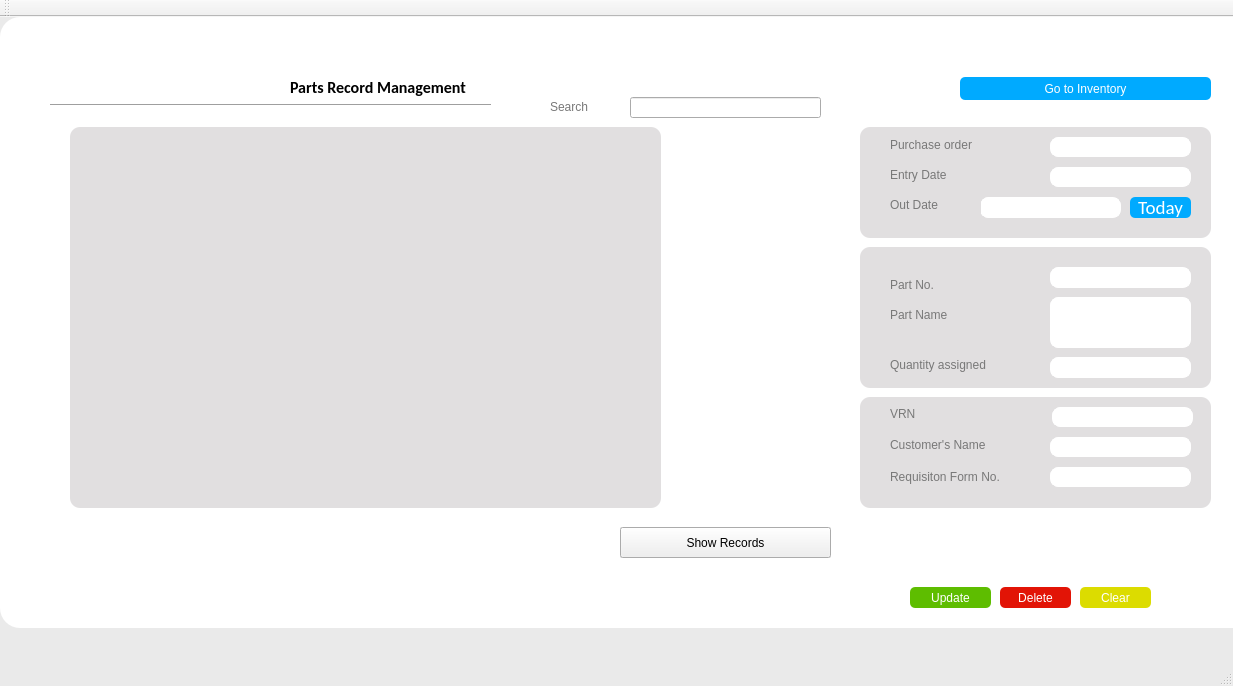
<?xml version="1.0" encoding="UTF-8"?>
<ui version="4.0">
 <class>partspro</class>
 <widget class="QMainWindow" name="partspro">
  <property name="geometry">
   <rect>
    <x>0</x>
    <y>0</y>
    <width>1233</width>
    <height>686</height>
   </rect>
  </property>
  <property name="windowTitle">
   <string>partspro</string>
  </property>
  <property name="styleSheet">
   <string notr="true">#partspro
{
background-color: rgb(234, 234, 234);
}
</string>
  </property>
  <widget class="QWidget" name="centralWidget">
   <widget class="QGroupBox" name="maingroupbox">
    <property name="geometry">
     <rect>
      <x>0</x>
      <y>0</y>
      <width>1281</width>
      <height>611</height>
     </rect>
    </property>
    <property name="autoFillBackground">
     <bool>false</bool>
    </property>
    <property name="styleSheet">
     <string notr="true">#maingroupbox{
border: 1px black;
border-radius: 20px;
background: white;
;
border-color:black;
;

font: 12pt &quot;Calibri&quot;;}</string>
    </property>
    <property name="title">
     <string/>
    </property>
    <widget class="QTableView" name="tableView">
     <property name="geometry">
      <rect>
       <x>70</x>
       <y>110</y>
       <width>591</width>
       <height>381</height>
      </rect>
     </property>
     <property name="styleSheet">
      <string notr="true">QTableView#tableView

{

 
	font: 12pt &quot;Calibri&quot;;
	background-color: rgb(225, 223, 224);
	border-radius: 10px;
}
</string>
     </property>
    </widget>
    <widget class="QGroupBox" name="groupBox_2">
     <property name="geometry">
      <rect>
       <x>860</x>
       <y>110</y>
       <width>351</width>
       <height>111</height>
      </rect>
     </property>
     <property name="styleSheet">
      <string notr="true">background:rgb(225, 223, 224);
border-radius: 10px</string>
     </property>
     <property name="title">
      <string/>
     </property>
     <widget class="QLabel" name="label_3">
      <property name="geometry">
       <rect>
        <x>30</x>
        <y>40</y>
        <width>121</width>
        <height>16</height>
       </rect>
      </property>
      <property name="styleSheet">
       <string notr="true">font: 12pt &quot;Calibri&quot; ;
color: rgb(120, 120, 120);
padding-bottom: 0;</string>
      </property>
      <property name="text">
       <string>Entry Date</string>
      </property>
     </widget>
     <widget class="QLineEdit" name="EdatelineEdit_3">
      <property name="geometry">
       <rect>
        <x>190</x>
        <y>40</y>
        <width>141</width>
        <height>20</height>
       </rect>
      </property>
      <property name="styleSheet">
       <string notr="true">
background:white;
font: 12pt &quot;Calibri&quot;;
padding: 1px;
border-style: solid;
border: 1px solid white;
border-radius: 8px;</string>
      </property>
     </widget>
     <widget class="QLineEdit" name="OdatelineEdit_4">
      <property name="geometry">
       <rect>
        <x>120</x>
        <y>70</y>
        <width>141</width>
        <height>21</height>
       </rect>
      </property>
      <property name="styleSheet">
       <string notr="true">
background:white;
font: 12pt &quot;Calibri&quot;;
padding: 1px;
border-style: solid;
border: 1px solid white;
border-radius: 8px;</string>
      </property>
     </widget>
     <widget class="QLabel" name="label_4">
      <property name="geometry">
       <rect>
        <x>30</x>
        <y>70</y>
        <width>91</width>
        <height>16</height>
       </rect>
      </property>
      <property name="styleSheet">
       <string notr="true">font: 12pt &quot;Calibri&quot; ;
color: rgb(120, 120, 120);
padding-bottom: 0;</string>
      </property>
      <property name="text">
       <string>Out Date</string>
      </property>
     </widget>
     <widget class="QLineEdit" name="porderlineEdit_2">
      <property name="geometry">
       <rect>
        <x>190</x>
        <y>10</y>
        <width>141</width>
        <height>20</height>
       </rect>
      </property>
      <property name="styleSheet">
       <string notr="true">
background:white;
font: 12pt &quot;Calibri&quot;;
padding: 1px;
border-style: solid;
border: 1px solid white;
border-radius: 8px;</string>
      </property>
     </widget>
     <widget class="QLabel" name="label_8">
      <property name="geometry">
       <rect>
        <x>30</x>
        <y>10</y>
        <width>121</width>
        <height>16</height>
       </rect>
      </property>
      <property name="styleSheet">
       <string notr="true">font: 12pt &quot;Calibri&quot; ;
color: rgb(120, 120, 120);
padding-bottom: 0;</string>
      </property>
      <property name="text">
       <string>Purchase order</string>
      </property>
     </widget>
     <widget class="QPushButton" name="todaypushButton">
      <property name="geometry">
       <rect>
        <x>270</x>
        <y>70</y>
        <width>61</width>
        <height>21</height>
       </rect>
      </property>
      <property name="font">
       <font>
        <family>Calibri</family>
        <pointsize>14</pointsize>
        <weight>9</weight>
        <italic>false</italic>
        <bold>false</bold>
       </font>
      </property>
      <property name="styleSheet">
       <string notr="true">QPushButton:hover
{
background-color: rgb(0, 85, 255);

}
QPushButton:disabled {
	
	background-color:rgb(225, 223, 224);
}
QPushButton 
{
     font: 75  14pt &quot;Calibri&quot;;
	background-color: rgb(0, 170, 255);
	
	color: rgb(255, 255, 255);

	border-radius: 5px;
}</string>
      </property>
      <property name="text">
       <string>Today</string>
      </property>
     </widget>
    </widget>
    <widget class="QPushButton" name="showRecordspushButton">
     <property name="geometry">
      <rect>
       <x>620</x>
       <y>510</y>
       <width>211</width>
       <height>31</height>
      </rect>
     </property>
     <property name="palette">
      <palette>
       <active>
        <colorrole role="WindowText">
         <brush brushstyle="SolidPattern">
          <color alpha="255">
           <red>0</red>
           <green>0</green>
           <blue>0</blue>
          </color>
         </brush>
        </colorrole>
        <colorrole role="Text">
         <brush brushstyle="SolidPattern">
          <color alpha="255">
           <red>0</red>
           <green>0</green>
           <blue>0</blue>
          </color>
         </brush>
        </colorrole>
        <colorrole role="ButtonText">
         <brush brushstyle="SolidPattern">
          <color alpha="255">
           <red>0</red>
           <green>0</green>
           <blue>0</blue>
          </color>
         </brush>
        </colorrole>
       </active>
       <inactive>
        <colorrole role="WindowText">
         <brush brushstyle="SolidPattern">
          <color alpha="255">
           <red>0</red>
           <green>0</green>
           <blue>0</blue>
          </color>
         </brush>
        </colorrole>
        <colorrole role="Text">
         <brush brushstyle="SolidPattern">
          <color alpha="255">
           <red>0</red>
           <green>0</green>
           <blue>0</blue>
          </color>
         </brush>
        </colorrole>
        <colorrole role="ButtonText">
         <brush brushstyle="SolidPattern">
          <color alpha="255">
           <red>0</red>
           <green>0</green>
           <blue>0</blue>
          </color>
         </brush>
        </colorrole>
       </inactive>
       <disabled>
        <colorrole role="WindowText">
         <brush brushstyle="SolidPattern">
          <color alpha="255">
           <red>0</red>
           <green>0</green>
           <blue>0</blue>
          </color>
         </brush>
        </colorrole>
        <colorrole role="Text">
         <brush brushstyle="SolidPattern">
          <color alpha="255">
           <red>0</red>
           <green>0</green>
           <blue>0</blue>
          </color>
         </brush>
        </colorrole>
        <colorrole role="ButtonText">
         <brush brushstyle="SolidPattern">
          <color alpha="255">
           <red>0</red>
           <green>0</green>
           <blue>0</blue>
          </color>
         </brush>
        </colorrole>
       </disabled>
      </palette>
     </property>
     <property name="autoFillBackground">
      <bool>true</bool>
     </property>
     <property name="styleSheet">
      <string notr="true">font: 12pt &quot;Calibri&quot;;
color: black;

</string>
     </property>
     <property name="text">
      <string>Show Records</string>
     </property>
    </widget>
    <widget class="QPushButton" name="EditpushButton_2">
     <property name="geometry">
      <rect>
       <x>910</x>
       <y>570</y>
       <width>81</width>
       <height>21</height>
      </rect>
     </property>
     <property name="styleSheet">
      <string notr="true">QPushButton:hover
{
 
	background-color: rgb(75, 150, 0);

}
QPushButton:disabled {
	
	background-color: rgb(198, 198, 198);
}
QPushButton 
{
     font: 75  14pt &quot;Calibri&quot;;
	 
	background-color: rgb(94, 189, 0);
	
	color: rgb(255, 255, 255);

	border-radius: 5px;
}</string>
     </property>
     <property name="text">
      <string>Update</string>
     </property>
    </widget>
    <widget class="QPushButton" name="ClearpushButton_3">
     <property name="geometry">
      <rect>
       <x>1080</x>
       <y>570</y>
       <width>71</width>
       <height>21</height>
      </rect>
     </property>
     <property name="styleSheet">
      <string notr="true">QPushButton:hover
{
 
	background-color:rgb(200, 180, 22);

}
QPushButton:disabled {
	
	background-color: rgb(198, 198, 198);
}
QPushButton 
{
     font: 75  14pt &quot;Calibri&quot;;
	 
	background-color:rgb(220, 220, 0);
	
	color: rgb(255, 255, 255);

	border-radius: 5px;
}</string>
     </property>
     <property name="text">
      <string>Clear</string>
     </property>
    </widget>
    <widget class="QPushButton" name="DeleterpushButton_7">
     <property name="geometry">
      <rect>
       <x>1000</x>
       <y>570</y>
       <width>71</width>
       <height>21</height>
      </rect>
     </property>
     <property name="styleSheet">
      <string notr="true">QPushButton:hover
{
 
	background-color: rgb(127, 10, 0);

}
QPushButton:disabled {
	
	background-color:rgb(225, 223, 224);
}
QPushButton 
{
     font: 75  14pt &quot;Calibri&quot;;
	 
	background-color: rgb(226, 20, 6);
	
	color: rgb(255, 255, 255);

	border-radius: 5px;
}</string>
     </property>
     <property name="text">
      <string>Delete</string>
     </property>
    </widget>
    <widget class="QPushButton" name="seeinventorypushButton_4">
     <property name="geometry">
      <rect>
       <x>960</x>
       <y>60</y>
       <width>251</width>
       <height>23</height>
      </rect>
     </property>
     <property name="styleSheet">
      <string notr="true">/*font: 12pt &quot;Calibri&quot;;
color: white;

background-color: rgb(0, 170, 255);
*/
QPushButton:hover
{
background-color: rgb(0, 85, 255);

}

QPushButton 
{
     font: 75  14pt &quot;Calibri&quot;;
	background-color: rgb(0, 170, 255);
	
	color: rgb(255, 255, 255);

	border-radius: 5px;
}</string>
     </property>
     <property name="text">
      <string>Go to Inventory</string>
     </property>
    </widget>
    <widget class="QLineEdit" name="searchlineEdit_5">
     <property name="geometry">
      <rect>
       <x>630</x>
       <y>80</y>
       <width>191</width>
       <height>21</height>
      </rect>
     </property>
     <property name="styleSheet">
      <string notr="true"/>
     </property>
     <property name="text">
      <string/>
     </property>
    </widget>
    <widget class="QLabel" name="label_25">
     <property name="geometry">
      <rect>
       <x>550</x>
       <y>80</y>
       <width>71</width>
       <height>20</height>
      </rect>
     </property>
     <property name="styleSheet">
      <string notr="true">font: 14pt &quot;Calibri&quot; ;
color: rgb(120, 120, 120);
padding-bottom: 0;</string>
     </property>
     <property name="text">
      <string>Search</string>
     </property>
    </widget>
    <widget class="QLabel" name="logolabel">
     <property name="geometry">
      <rect>
       <x>50</x>
       <y>10</y>
       <width>231</width>
       <height>81</height>
      </rect>
     </property>
     <property name="styleSheet">
      <string notr="true">image: url(:/new/logo/mit.png);</string>
     </property>
     <property name="text">
      <string/>
     </property>
    </widget>
    <widget class="QGroupBox" name="groupBox_3">
     <property name="geometry">
      <rect>
       <x>860</x>
       <y>230</y>
       <width>351</width>
       <height>141</height>
      </rect>
     </property>
     <property name="styleSheet">
      <string notr="true">background:rgb(225, 223, 224);
border-radius: 10px</string>
     </property>
     <property name="title">
      <string/>
     </property>
     <widget class="QLineEdit" name="pnolineEdit">
      <property name="geometry">
       <rect>
        <x>190</x>
        <y>20</y>
        <width>141</width>
        <height>21</height>
       </rect>
      </property>
      <property name="styleSheet">
       <string notr="true">
background:white;
font: 12pt &quot;Calibri&quot;;
padding: 1px;
border-style: solid;
border: 1px solid white;
border-radius: 8px;</string>
      </property>
     </widget>
     <widget class="QTextEdit" name="PNametextEdit">
      <property name="geometry">
       <rect>
        <x>190</x>
        <y>50</y>
        <width>141</width>
        <height>51</height>
       </rect>
      </property>
      <property name="styleSheet">
       <string notr="true">
background:white;
font: 12pt &quot;Calibri&quot;;
padding: 1px;
border-style: solid;
border: 1px solid white;
border-radius: 8px;</string>
      </property>
     </widget>
     <widget class="QLabel" name="label">
      <property name="geometry">
       <rect>
        <x>30</x>
        <y>30</y>
        <width>131</width>
        <height>16</height>
       </rect>
      </property>
      <property name="styleSheet">
       <string notr="true">font: 12pt &quot;Calibri&quot; ;
color: rgb(120, 120, 120);
padding-bottom: 0;</string>
      </property>
      <property name="text">
       <string>Part No.</string>
      </property>
     </widget>
     <widget class="QLabel" name="label_2">
      <property name="geometry">
       <rect>
        <x>30</x>
        <y>60</y>
        <width>121</width>
        <height>16</height>
       </rect>
      </property>
      <property name="styleSheet">
       <string notr="true">font: 12pt &quot;Calibri&quot; ;
color: rgb(120, 120, 120);
padding-bottom: 0;</string>
      </property>
      <property name="text">
       <string>Part Name</string>
      </property>
     </widget>
     <widget class="QLabel" name="label_10">
      <property name="geometry">
       <rect>
        <x>30</x>
        <y>110</y>
        <width>121</width>
        <height>16</height>
       </rect>
      </property>
      <property name="styleSheet">
       <string notr="true">font: 12pt &quot;Calibri&quot; ;
color: rgb(120, 120, 120);
padding-bottom: 0;</string>
      </property>
      <property name="text">
       <string>Quantity assigned</string>
      </property>
     </widget>
     <widget class="QLineEdit" name="quantitylineEdit_2">
      <property name="geometry">
       <rect>
        <x>190</x>
        <y>110</y>
        <width>141</width>
        <height>21</height>
       </rect>
      </property>
      <property name="styleSheet">
       <string notr="true">
background:white;
font: 12pt &quot;Calibri&quot;;
padding: 1px;
border-style: solid;
border: 1px solid white;
border-radius: 8px;</string>
      </property>
     </widget>
    </widget>
    <widget class="QGroupBox" name="groupBox_4">
     <property name="geometry">
      <rect>
       <x>860</x>
       <y>380</y>
       <width>351</width>
       <height>111</height>
      </rect>
     </property>
     <property name="styleSheet">
      <string notr="true">background:rgb(225, 223, 224);
border-radius: 10px</string>
     </property>
     <property name="title">
      <string/>
     </property>
     <widget class="QLineEdit" name="RFNdatelineEdit_7">
      <property name="geometry">
       <rect>
        <x>190</x>
        <y>70</y>
        <width>141</width>
        <height>20</height>
       </rect>
      </property>
      <property name="styleSheet">
       <string notr="true">
background:white;
font: 12pt &quot;Calibri&quot;;
padding: 1px;
border-style: solid;
border: 1px solid white;
border-radius: 8px;</string>
      </property>
     </widget>
     <widget class="QLabel" name="label_7">
      <property name="geometry">
       <rect>
        <x>30</x>
        <y>70</y>
        <width>151</width>
        <height>20</height>
       </rect>
      </property>
      <property name="styleSheet">
       <string notr="true">font: 12pt &quot;Calibri&quot; ;
color: rgb(120, 120, 120);
padding-bottom: 0;</string>
      </property>
      <property name="text">
       <string>Requisiton Form No.</string>
      </property>
     </widget>
     <widget class="QLineEdit" name="VRNdatelineEdit_5">
      <property name="geometry">
       <rect>
        <x>192</x>
        <y>10</y>
        <width>141</width>
        <height>20</height>
       </rect>
      </property>
      <property name="styleSheet">
       <string notr="true">
background:white;
font: 12pt &quot;Calibri&quot;;
padding: 1px;
border-style: solid;
border: 1px solid white;
border-radius: 8px;</string>
      </property>
     </widget>
     <widget class="QLabel" name="label_5">
      <property name="geometry">
       <rect>
        <x>30</x>
        <y>10</y>
        <width>47</width>
        <height>13</height>
       </rect>
      </property>
      <property name="styleSheet">
       <string notr="true">font: 12pt &quot;Calibri&quot; ;
color: rgb(120, 120, 120);
padding-bottom: 0;</string>
      </property>
      <property name="text">
       <string>VRN</string>
      </property>
     </widget>
     <widget class="QLineEdit" name="CNameineEdit_6">
      <property name="geometry">
       <rect>
        <x>190</x>
        <y>40</y>
        <width>141</width>
        <height>20</height>
       </rect>
      </property>
      <property name="styleSheet">
       <string notr="true">
background:white;
font: 12pt &quot;Calibri&quot;;
padding: 1px;
border-style: solid;
border: 1px solid white;
border-radius: 8px;</string>
      </property>
     </widget>
     <widget class="QLabel" name="label_6">
      <property name="geometry">
       <rect>
        <x>30</x>
        <y>40</y>
        <width>141</width>
        <height>16</height>
       </rect>
      </property>
      <property name="styleSheet">
       <string notr="true">font: 12pt &quot;Calibri&quot; ;
color: rgb(120, 120, 120);
padding-bottom: 0;</string>
      </property>
      <property name="text">
       <string>Customer's Name</string>
      </property>
     </widget>
    </widget>
    <widget class="Line" name="line">
     <property name="geometry">
      <rect>
       <x>50</x>
       <y>80</y>
       <width>441</width>
       <height>16</height>
      </rect>
     </property>
     <property name="orientation">
      <enum>Qt::Horizontal</enum>
     </property>
    </widget>
    <widget class="QLabel" name="label_9">
     <property name="geometry">
      <rect>
       <x>290</x>
       <y>60</y>
       <width>191</width>
       <height>20</height>
      </rect>
     </property>
     <property name="font">
      <font>
       <family>Calibri</family>
       <pointsize>12</pointsize>
       <weight>75</weight>
       <bold>true</bold>
      </font>
     </property>
     <property name="text">
      <string>Parts Record Management</string>
     </property>
    </widget>
   </widget>
  </widget>
  <widget class="QMenuBar" name="menuBar">
   <property name="geometry">
    <rect>
     <x>0</x>
     <y>0</y>
     <width>1233</width>
     <height>21</height>
    </rect>
   </property>
  </widget>
  <widget class="QToolBar" name="mainToolBar">
   <attribute name="toolBarArea">
    <enum>TopToolBarArea</enum>
   </attribute>
   <attribute name="toolBarBreak">
    <bool>false</bool>
   </attribute>
  </widget>
  <widget class="QStatusBar" name="statusBar"/>
 </widget>
 <layoutdefault spacing="6" margin="11"/>
 <resources/>
 <connections/>
</ui>
